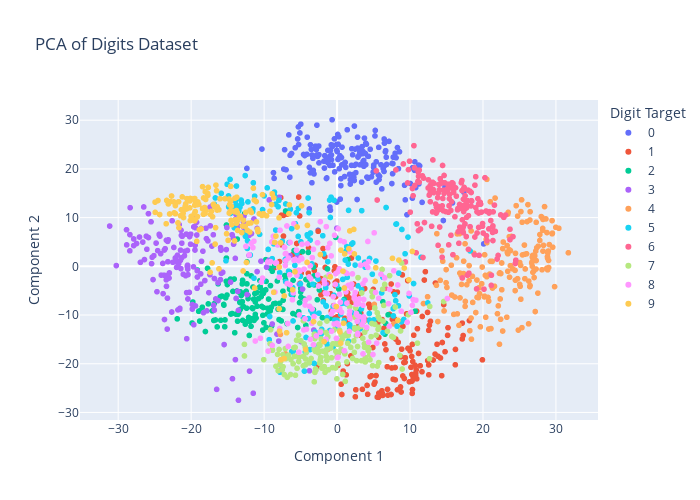

Notebook code cell kept with this figure:
### Markdown cell above
We can now plot the first two principal components of each point to learn about the data.

### Code cell
# Create a scatter plot 
fig = px.scatter(
    x=projected[:, 0], 
    y=projected[:, 1], 
    color=digits.target.astype(str),                 
    labels={'color': 'Digit Target'},      # Labeling the color bar
    width=700, 
    height=500, 
    title='PCA of Digits Dataset'
)

# Update the layout to add axis labels
fig.update_layout(
    xaxis_title='Component 1', 
    yaxis_title='Component 2'
)

# Show color scale (color bar)
fig.update_traces(
    marker=dict(size=6, line=dict(width=0)), 
    selector=dict(mode='markers')
)

# Show the figure
fig.show()

### Figure 1 — Plotly figure (JSON) as saved in the notebook; plotly's stock layout.template omitted (floating-point values rounded to 4 significant figures; data arrays with more than 128 entries replaced by an {"elided": "..."} marker saying what was removed)
{"data": [{"hovertemplate": "Digit Target=0<br>x=%{x}<br>y=%{y}<extra></extra>", "legendgroup": "0", "marker": {"color": "#636efa", "line": {"width": 0}, "size": 6, "symbol": "circle"}, "mode": "markers", "name": "0", "showlegend": true, "type": "scattergl", "x": {"elided": "178 float values"}, "xaxis": "x", "y": {"elided": "178 float values"}, "yaxis": "y"}, {"hovertemplate": "Digit Target=1<br>x=%{x}<br>y=%{y}<extra></extra>", "legendgroup": "1", "marker": {"color": "#EF553B", "line": {"width": 0}, "size": 6, "symbol": "circle"}, "mode": "markers", "name": "1", "showlegend": true, "type": "scattergl", "x": {"elided": "182 float values"}, "xaxis": "x", "y": {"elided": "182 float values"}, "yaxis": "y"}, {"hovertemplate": "Digit Target=2<br>x=%{x}<br>y=%{y}<extra></extra>", "legendgroup": "2", "marker": {"color": "#00cc96", "line": {"width": 0}, "size": 6, "symbol": "circle"}, "mode": "markers", "name": "2", "showlegend": true, "type": "scattergl", "x": {"elided": "177 float values"}, "xaxis": "x", "y": {"elided": "177 float values"}, "yaxis": "y"}, {"hovertemplate": "Digit Target=3<br>x=%{x}<br>y=%{y}<extra></extra>", "legendgroup": "3", "marker": {"color": "#ab63fa", "line": {"width": 0}, "size": 6, "symbol": "circle"}, "mode": "markers", "name": "3", "showlegend": true, "type": "scattergl", "x": {"elided": "183 float values"}, "xaxis": "x", "y": {"elided": "183 float values"}, "yaxis": "y"}, {"hovertemplate": "Digit Target=4<br>x=%{x}<br>y=%{y}<extra></extra>", "legendgroup": "4", "marker": {"color": "#FFA15A", "line": {"width": 0}, "size": 6, "symbol": "circle"}, "mode": "markers", "name": "4", "showlegend": true, "type": "scattergl", "x": {"elided": "181 float values"}, "xaxis": "x", "y": {"elided": "181 float values"}, "yaxis": "y"}, {"hovertemplate": "Digit Target=5<br>x=%{x}<br>y=%{y}<extra></extra>", "legendgroup": "5", "marker": {"color": "#19d3f3", "line": {"width": 0}, "size": 6, "symbol": "circle"}, "mode": "markers", "name": "5", "showlegend": true, "type": "scattergl", "x": {"elided": "182 float values"}, "xaxis": "x", "y": {"elided": "182 float values"}, "yaxis": "y"}, {"hovertemplate": "Digit Target=6<br>x=%{x}<br>y=%{y}<extra></extra>", "legendgroup": "6", "marker": {"color": "#FF6692", "line": {"width": 0}, "size": 6, "symbol": "circle"}, "mode": "markers", "name": "6", "showlegend": true, "type": "scattergl", "x": {"elided": "181 float values"}, "xaxis": "x", "y": {"elided": "181 float values"}, "yaxis": "y"}, {"hovertemplate": "Digit Target=7<br>x=%{x}<br>y=%{y}<extra></extra>", "legendgroup": "7", "marker": {"color": "#B6E880", "line": {"width": 0}, "size": 6, "symbol": "circle"}, "mode": "markers", "name": "7", "showlegend": true, "type": "scattergl", "x": {"elided": "179 float values"}, "xaxis": "x", "y": {"elided": "179 float values"}, "yaxis": "y"}, {"hovertemplate": "Digit Target=8<br>x=%{x}<br>y=%{y}<extra></extra>", "legendgroup": "8", "marker": {"color": "#FF97FF", "line": {"width": 0}, "size": 6, "symbol": "circle"}, "mode": "markers", "name": "8", "showlegend": true, "type": "scattergl", "x": {"elided": "174 float values"}, "xaxis": "x", "y": {"elided": "174 float values"}, "yaxis": "y"}, {"hovertemplate": "Digit Target=9<br>x=%{x}<br>y=%{y}<extra></extra>", "legendgroup": "9", "marker": {"color": "#FECB52", "line": {"width": 0}, "size": 6, "symbol": "circle"}, "mode": "markers", "name": "9", "showlegend": true, "type": "scattergl", "x": {"elided": "180 float values"}, "xaxis": "x", "y": {"elided": "180 float values"}, "yaxis": "y"}], "layout": {"height": 500, "legend": {"title": {"text": "Digit Target"}, "tracegroupgap": 0}, "title": {"text": "PCA of Digits Dataset"}, "width": 700, "xaxis": {"anchor": "y", "domain": [0, 1], "title": {"text": "Component 1"}}, "yaxis": {"anchor": "x", "domain": [0, 1], "title": {"text": "Component 2"}}}}
